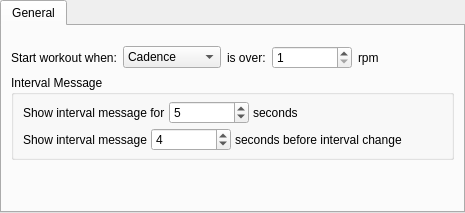
     <widget class="QWidget" name="page_general">
      <layout class="QVBoxLayout" name="verticalLayout">
       <property name="leftMargin">
        <number>0</number>
       </property>
       <property name="topMargin">
        <number>0</number>
       </property>
       <property name="rightMargin">
        <number>0</number>
       </property>
       <property name="bottomMargin">
        <number>0</number>
       </property>
       <item>
        <widget class="QTabWidget" name="tabWidget_2">
         <property name="currentIndex">
          <number>0</number>
         </property>
         <widget class="QWidget" name="tab">
          <attribute name="title">
           <string>General</string>
          </attribute>
          <layout class="QVBoxLayout" name="verticalLayout_2">
           <property name="spacing">
            <number>6</number>
           </property>
           <property name="topMargin">
            <number>20</number>
           </property>
           <item>
            <layout class="QHBoxLayout" name="horizontalLayout_11">
             <item>
              <widget class="QLabel" name="label_startWorkoutWhen">
               <property name="sizePolicy">
                <sizepolicy hsizetype="Preferred" vsizetype="Preferred">
                 <horstretch>0</horstretch>
                 <verstretch>0</verstretch>
                </sizepolicy>
               </property>
               <property name="minimumSize">
                <size>
                 <width>0</width>
                 <height>0</height>
                </size>
               </property>
               <property name="maximumSize">
                <size>
                 <width>16777215</width>
                 <height>16777215</height>
                </size>
               </property>
               <property name="styleSheet">
                <string notr="true"/>
               </property>
               <property name="text">
                <string>Start workout when:</string>
               </property>
              </widget>
             </item>
             <item>
              <widget class="QComboBox" name="comboBox_startTrigger">
               <property name="sizePolicy">
                <sizepolicy hsizetype="Minimum" vsizetype="Fixed">
                 <horstretch>0</horstretch>
                 <verstretch>0</verstretch>
                </sizepolicy>
               </property>
               <item>
                <property name="text">
                 <string>Cadence</string>
                </property>
               </item>
               <item>
                <property name="text">
                 <string>Power</string>
                </property>
               </item>
               <item>
                <property name="text">
                 <string>Speed</string>
                </property>
               </item>
               <item>
                <property name="text">
                 <string>Button press</string>
                </property>
               </item>
              </widget>
             </item>
             <item>
              <widget class="QLabel" name="label_isOver">
               <property name="sizePolicy">
                <sizepolicy hsizetype="Preferred" vsizetype="Preferred">
                 <horstretch>0</horstretch>
                 <verstretch>0</verstretch>
                </sizepolicy>
               </property>
               <property name="minimumSize">
                <size>
                 <width>0</width>
                 <height>0</height>
                </size>
               </property>
               <property name="maximumSize">
                <size>
                 <width>16777215</width>
                 <height>16777215</height>
                </size>
               </property>
               <property name="text">
                <string>is over:</string>
               </property>
              </widget>
             </item>
             <item>
              <widget class="QSpinBox" name="spinBox_value">
               <property name="sizePolicy">
                <sizepolicy hsizetype="Preferred" vsizetype="Preferred">
                 <horstretch>0</horstretch>
                 <verstretch>0</verstretch>
                </sizepolicy>
               </property>
               <property name="minimumSize">
                <size>
                 <width>80</width>
                 <height>0</height>
                </size>
               </property>
               <property name="minimum">
                <number>1</number>
               </property>
               <property name="maximum">
                <number>300</number>
               </property>
              </widget>
             </item>
             <item>
              <widget class="QLabel" name="label_value">
               <property name="text">
                <string>rpm</string>
               </property>
              </widget>
             </item>
             <item>
              <spacer name="horizontalSpacer">
               <property name="orientation">
                <enum>Qt::Horizontal</enum>
               </property>
               <property name="sizeHint" stdset="0">
                <size>
                 <width>40</width>
                 <height>20</height>
                </size>
               </property>
              </spacer>
             </item>
            </layout>
           </item>
           <item>
            <widget class="QGroupBox" name="groupBox_intervalMessage">
             <property name="title">
              <string>Interval Message</string>
             </property>
             <layout class="QVBoxLayout" name="verticalLayout_intervalMessage">
              <property name="spacing">
               <number>4</number>
              </property>
              <property name="topMargin">
               <number>6</number>
              </property>
              <property name="bottomMargin">
               <number>6</number>
              </property>
              <item>
               <layout class="QHBoxLayout" name="horizontalLayout_20">
             <item>
              <widget class="QLabel" name="label_startWorkoutWhen_2">
               <property name="sizePolicy">
                <sizepolicy hsizetype="Preferred" vsizetype="Preferred">
                 <horstretch>0</horstretch>
                 <verstretch>0</verstretch>
                </sizepolicy>
               </property>
               <property name="minimumSize">
                <size>
                 <width>0</width>
                 <height>0</height>
                </size>
               </property>
               <property name="maximumSize">
                <size>
                 <width>16777215</width>
                 <height>16777215</height>
                </size>
               </property>
               <property name="styleSheet">
                <string notr="true"/>
               </property>
               <property name="text">
                <string>Show interval message for</string>
               </property>
              </widget>
             </item>
             <item>
              <widget class="QSpinBox" name="spinBox_value_intervalmessage_duration_sec">
               <property name="sizePolicy">
                <sizepolicy hsizetype="Preferred" vsizetype="Preferred">
                 <horstretch>0</horstretch>
                 <verstretch>0</verstretch>
                </sizepolicy>
               </property>
               <property name="minimumSize">
                <size>
                 <width>80</width>
                 <height>0</height>
                </size>
               </property>
               <property name="minimum">
                <number>1</number>
               </property>
               <property name="maximum">
                <number>300</number>
               </property>
               <property name="value">
                <number>5</number>
               </property>
              </widget>
             </item>
             <item>
              <widget class="QLabel" name="label_value_2">
               <property name="text">
                <string>seconds</string>
               </property>
              </widget>
             </item>
             <item>
              <spacer name="horizontalSpacer_20">
               <property name="orientation">
                <enum>Qt::Horizontal</enum>
               </property>
               <property name="sizeHint" stdset="0">
                <size>
                 <width>40</width>
                 <height>20</height>
                </size>
               </property>
              </spacer>
             </item>
            </layout>
           </item>
           <item>
            <layout class="QHBoxLayout" name="horizontalLayout_21">
             <item>
              <widget class="QLabel" name="label_startWorkoutWhen_3">
               <property name="sizePolicy">
                <sizepolicy hsizetype="Preferred" vsizetype="Preferred">
                 <horstretch>0</horstretch>
                 <verstretch>0</verstretch>
                </sizepolicy>
               </property>
               <property name="minimumSize">
                <size>
                 <width>0</width>
                 <height>0</height>
                </size>
               </property>
               <property name="maximumSize">
                <size>
                 <width>16777215</width>
                 <height>16777215</height>
                </size>
               </property>
               <property name="styleSheet">
                <string notr="true"/>
               </property>
               <property name="text">
                <string>Show interval message</string>
               </property>
              </widget>
             </item>
             <item>
              <widget class="QSpinBox" name="spinBox_value_intervalmessage_before">
               <property name="sizePolicy">
                <sizepolicy hsizetype="Preferred" vsizetype="Preferred">
                 <horstretch>0</horstretch>
                 <verstretch>0</verstretch>
                </sizepolicy>
               </property>
               <property name="minimumSize">
                <size>
                 <width>80</width>
                 <height>0</height>
                </size>
               </property>
               <property name="minimum">
                <number>1</number>
               </property>
               <property name="maximum">
                <number>9</number>
               </property>
               <property name="value">
                <number>4</number>
               </property>
              </widget>
             </item>
             <item>
              <widget class="QLabel" name="label_value_3">
               <property name="text">
                <string>seconds before interval change</string>
               </property>
              </widget>
             </item>
             <item>
              <spacer name="horizontalSpacer_21">
               <property name="orientation">
                <enum>Qt::Horizontal</enum>
               </property>
               <property name="sizeHint" stdset="0">
                <size>
                 <width>40</width>
                 <height>20</height>
                </size>
               </property>
              </spacer>
             </item>
            </layout>
              </item>
             </layout>
            </widget>
           </item>
           <item>
            <spacer name="verticalSpacer">
             <property name="orientation">
              <enum>Qt::Vertical</enum>
             </property>
             <property name="sizeHint" stdset="0">
              <size>
               <width>20</width>
               <height>40</height>
              </size>
             </property>
            </spacer>
           </item>
          </layout>
         </widget>
        </widget>
       </item>
      </layout>
     </widget>
